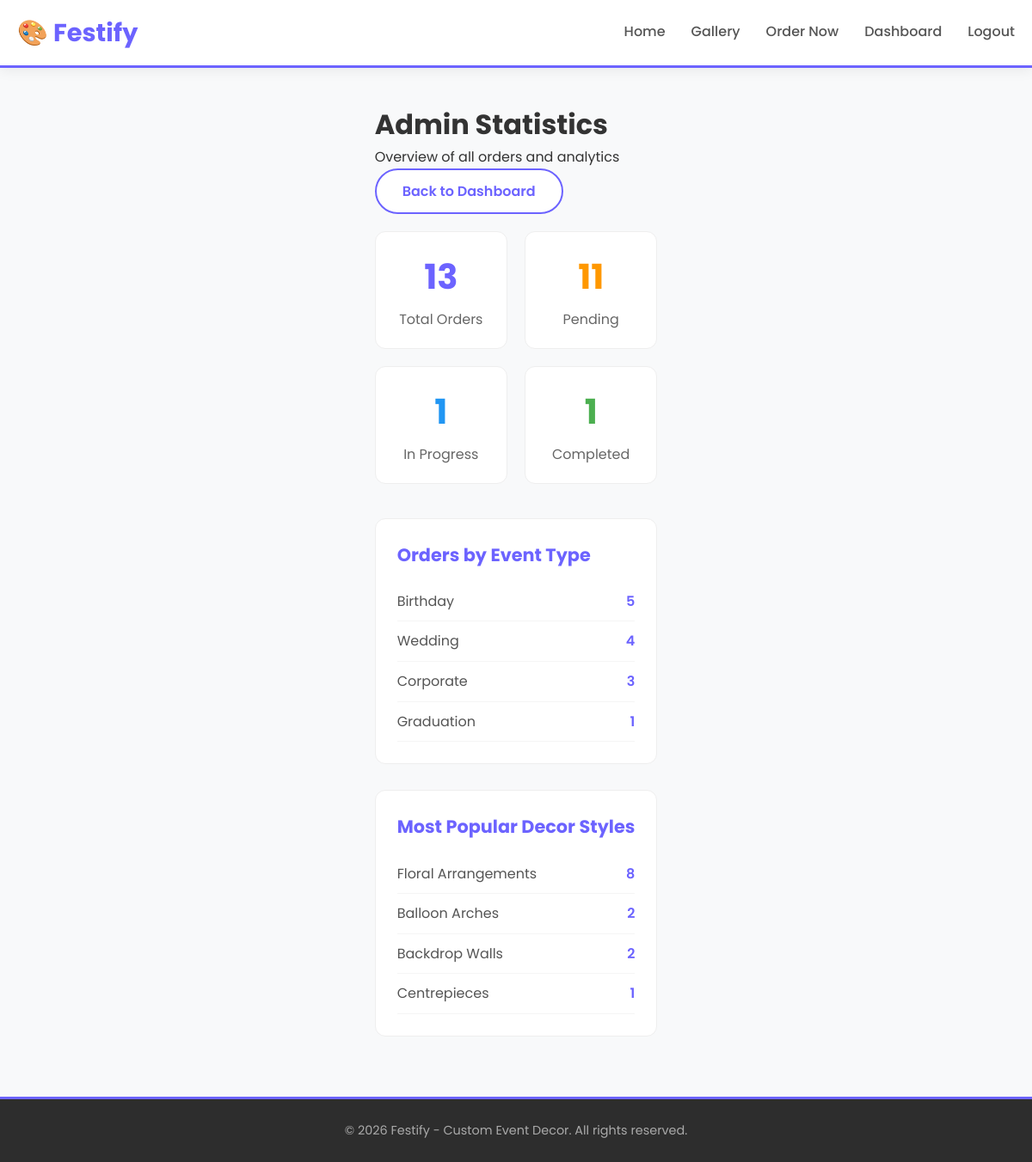
The app's page /admin/stats (signed in) with its own data.
### tables this page shows
CREATE TABLE orders (
            id INTEGER PRIMARY KEY AUTOINCREMENT,
            customer_name TEXT NOT NULL,
            email TEXT NOT NULL,
            phone TEXT,
            event_type TEXT NOT NULL,
            decor_style TEXT NOT NULL,
            color_scheme TEXT,
            event_date TEXT NOT NULL,
            venue TEXT,
            special_requests TEXT,
            order_date TEXT NOT NULL
        , status TEXT DEFAULT 'Pending');

### app.py (the view)
@app.route("/admin/stats")
def admin_stats():
    if not session.get('logged_in'):
        return redirect("/login")
    connection = sqlite3.connect(DATABASE)
    cursor = connection.cursor()
    cursor.execute("SELECT COUNT(*) FROM orders")
    total_orders = cursor.fetchone()[0]
    cursor.execute("SELECT COUNT(*) FROM orders WHERE status = 'Pending'")
    pending_count = cursor.fetchone()[0]
    cursor.execute("SELECT COUNT(*) FROM orders WHERE status = 'In Progress'")
    progress_count = cursor.fetchone()[0]
    cursor.execute("SELECT COUNT(*) FROM orders WHERE status = 'Completed'")
    completed_count = cursor.fetchone()[0]
    cursor.execute("""
        SELECT event_type, COUNT(*) FROM orders
        GROUP BY event_type
        ORDER BY COUNT(*) DESC
    """)
    event_counts = cursor.fetchall()
    cursor.execute("""
        SELECT decor_style, COUNT(*) FROM orders
        GROUP BY decor_style
        ORDER BY COUNT(*) DESC
        LIMIT 5
    """)
    popular_decor = cursor.fetchall()
    connection.close()
    return render_template("admin_stats.html",
                         total_orders=total_orders,
                         pending_count=pending_count,
                         progress_count=progress_count,
                         completed_count=completed_count,
                         event_counts=event_counts,
                         popular_decor=popular_decor)

### templates/admin_stats.html (shortened to what this page needs)
<!DOCTYPE html>
<html>
<head>
    <link rel="stylesheet" href="{{ url_for('static', filename='style.css') }}">
</head>
<body>
    <nav class="navbar">
        <div class="nav-container">
            <a href="/" class="nav-logo">🎨 Festify</a>
            <div class="nav-links">
                <a href="/">Home</a>
                <a href="/decor">Gallery</a>
                <a href="/order">Order Now</a>
                <a href="/admin">Dashboard</a>
                <a href="/logout">Logout</a>
            </div>
        </div>
    </nav>
    <div class="container">
        <div class="admin-header">
            <h1>Admin Statistics</h1>
            <p>Overview of all orders and analytics</p>
            <a href="/admin" class="btn btn-secondary">Back to Dashboard</a>
        </div>
        <div class="stats-grid">
            <div class="stat-card">
                <span class="stat-number">{{ total_orders }}</span>
                <p>Total Orders</p>
            </div>
            <div class="stat-card pending">
                <span class="stat-number">{{ pending_count }}</span>
                <p>Pending</p>
            </div>
            <div class="stat-card progress">
                <span class="stat-number">{{ progress_count }}</span>
                <p>In Progress</p>
            </div>
            <div class="stat-card completed">
                <span class="stat-number">{{ completed_count }}</span>
                <p>Completed</p>
            </div>
        </div>
        <div class="stats-section">
            <h2>Orders by Event Type</h2>
            <ul class="stats-list">
                {% for event, count in event_counts %}
                <li>
                    <span class="stats-label">{{ event }}</span>
                    <span class="stats-value">{{ count }}</span>
                </li>
                {% endfor %}
            </ul>
        </div>
        <div class="stats-section">
            <h2>Most Popular Decor Styles</h2>
            <ul class="stats-list">
                {% for style, count in popular_decor %}
                <li>
                    <span class="stats-label">{{ style }}</span>
                    <span class="stats-value">{{ count }}</span>
                </li>
                {% endfor %}
            </ul>
        </div>
    </div>
    <footer>
        <p>&copy; 2026 Festify - Custom Event Decor. All rights reserved.</p>
    </footer>
</body>
</html>

### static/style.css (style rules this page uses)
* { margin: 0; padding: 0; box-sizing: border-box; }
body { font-family: 'Poppins', sans-serif; background: #f8f9fa; color: #333; min-height: 100vh; display: flex; flex-direction: column; line-height: 1.6; }
a { text-decoration: none; color: inherit; }
.container { max-width: 1200px; margin: 0 auto; padding: 40px 20px; flex: 1; }
.navbar { background: white; box-shadow: 0 2px 15px rgba(0, 0, 0, 0.08); padding: 15px 0; position: sticky; top: 0; z-index: 1000; border-bottom: 3px solid #6C63FF; }
.nav-container { max-width: 1200px; margin: 0 auto; padding: 0 20px; display: flex; justify-content: space-between; align-items: center; flex-wrap: wrap; gap: 15px; }
.nav-logo { font-size: 1.8rem; font-weight: 700; color: #6C63FF; transition: transform 0.3s; }
.nav-links { display: flex; gap: 30px; align-items: center; flex-wrap: wrap; }
.nav-links a { color: #555; font-weight: 500; transition: color 0.3s; padding: 5px 0; border-bottom: 2px solid transparent; }
.btn { display: inline-block; padding: 12px 30px; border-radius: 30px; font-weight: 600; transition: all 0.3s ease; border: none; cursor: pointer; font-size: 1rem; font-family: inherit; text-align: center; }
.btn-secondary { background: white; color: #6C63FF; border: 2px solid #6C63FF; }
footer { background: #2d2d2d; color: #aaa; text-align: center; padding: 25px 20px; margin-top: auto; font-size: 0.9rem; border-top: 3px solid #6C63FF; }
.stats-grid { display: grid; grid-template-columns: repeat(auto-fit, minmax(150px, 1fr)); gap: 20px; margin: 20px 0 40px 0; }
.stat-card { background: white; padding: 20px; border-radius: 12px; text-align: center; border: 1px solid #eee; }
.stat-number { font-size: 2.5rem; font-weight: 700; color: #6C63FF; display: block; }
.stat-card.pending .stat-number { color: #ff9800; }
.stat-card.progress .stat-number { color: #2196F3; }
.stat-card.completed .stat-number { color: #4CAF50; }
.stat-card p { color: #666; margin: 5px 0 0 0; }
.stats-section { background: white; padding: 25px; border-radius: 12px; border: 1px solid #eee; margin-bottom: 30px; }
.stats-section h2 { color: #6C63FF; font-size: 1.3rem; margin-bottom: 15px; }
.stats-list { list-style: none; padding: 0; margin: 0; }
.stats-list li { display: flex; justify-content: space-between; padding: 10px 0; border-bottom: 1px solid #f5f5f5; }
.stats-list .stats-label { color: #555; }
.stats-list .stats-value { font-weight: 600; color: #6C63FF; }

### records on screen
orders: event_type "Corporate", id "3"
orders: decor_style "Floral Arrangements", id "8"
orders: decor_style "Balloon Arches", id "2"
orders: decor_style "Centrepieces", count "1"

### other values on screen
{{ total_orders }} "13"
{{ pending_count }} "11"
{{ progress_count }} "1"
{{ completed_count }} "1"
{{ event }} "Birthday" "Wedding" "Graduation"
{{ count }} "5" "4" "1"
{{ style }} "Backdrop Walls"
{{ count }} "2"
